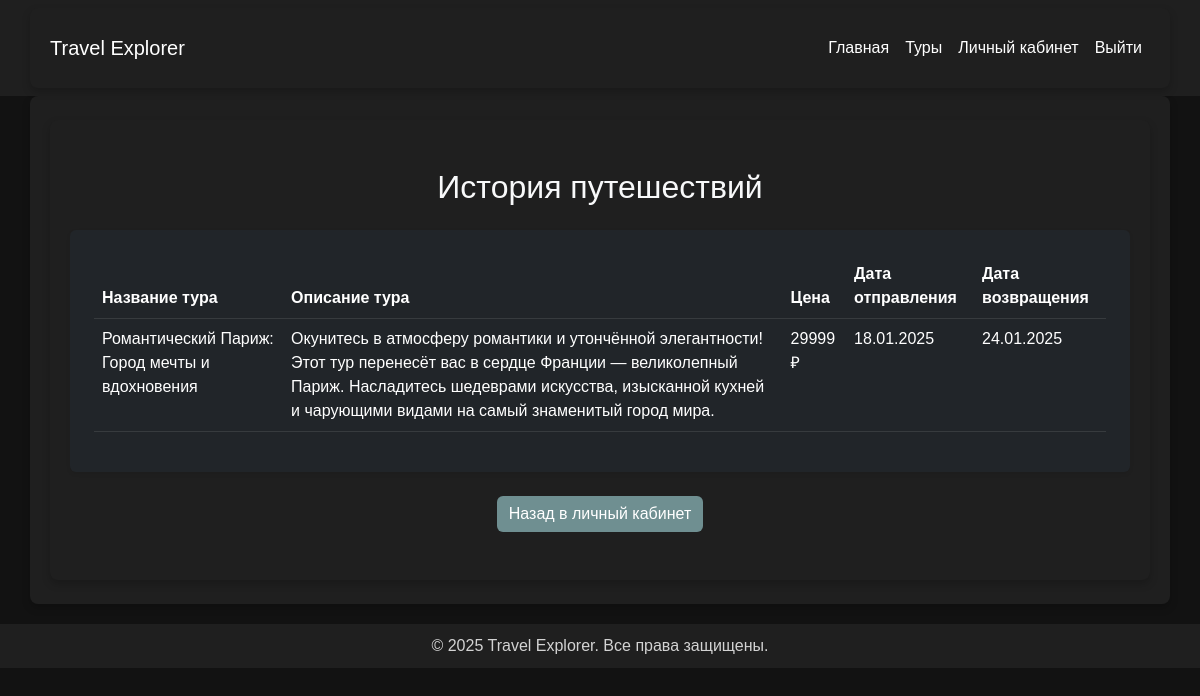
The page /api/profile/history/ (signed in) on the database as committed earlier.
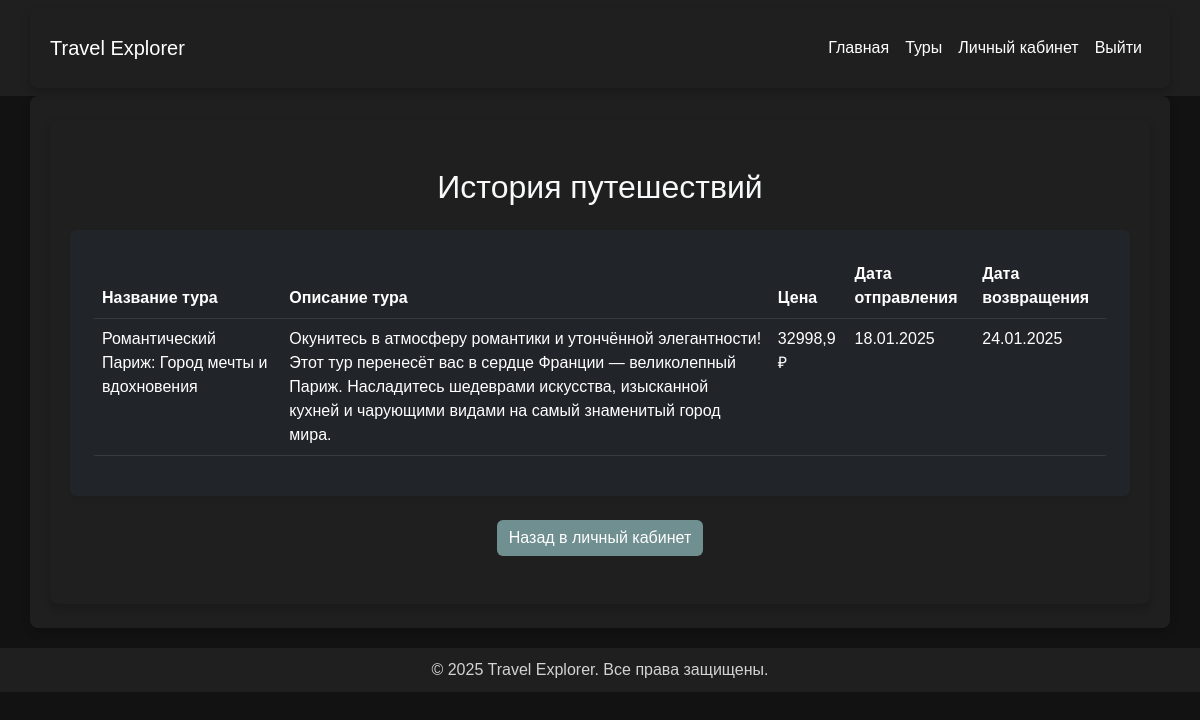
The same page on the database as committed later.
### travel/models.py (models this page shows, shortened)
class TravelHistory(models.Model):
    id_user = models.ForeignKey(User, verbose_name="Пользователь", on_delete=models.CASCADE)
    id_tour = models.ForeignKey(Tour, verbose_name="Тур", on_delete=models.CASCADE)
    class Meta:
        verbose_name = "История путешествий"
        verbose_name_plural = "Истории путешествий"

class Tour(models.Model):
    name_tour = models.CharField("Название тура", max_length=255)
    discription_tour = models.TextField("Описание тура")
    price_tour = models.IntegerField("Цена тура", validators=[validate_positive])
    departure = models.CharField("Место отправления", max_length=255)
    destination = models.CharField("Место назначения", max_length=255)
    date_departure = models.DateField("Дата отправления")
    date_return = models.DateField("Дата возвращения")
    operator_tour = models.CharField("Туроператор", max_length=255)
    places_tour = models.IntegerField("Количество мест", validators=[validate_positive])
    history = HistoricalRecords()
    is_hot = models.BooleanField(default=False)
    image = models.ImageField(upload_to='tours/', blank=True, null=True)
    objects = TourManager()
    video_url = models.URLField(
        max_length=255,
        blank=True,
        null=True,
        verbose_name="Ссылка на видеообзор"
    )
    class Meta:
        ordering = ['date_departure']
        verbose_name = "Тур"
        verbose_name_plural = "Туры"

### travel/views.py (the view)
# urls.py: path('profile/history/', views.travel_history, name='travel_history'),
@login_required
def travel_history(request):
    history = TravelHistory.objects.prefetch_related('id_tour').filter(id_user=request.user)
    return render(request, 'travel/travel_history.html', {'history': history})

### travel/templatetags/tour_filters.py (called while the page is built)
@register.filter
def slice_0_before_program(description):
    program_start = description.find("Программа тура включает:")
    return description[:program_start].strip() if program_start != -1 else description

### travel/templates/travel/travel_history.html
{% extends 'travel/base.html' %}
{% load tour_filters %}
{% block content %}
<div class="container py-5">
    <h2 class="text-center text-light mb-4">История путешествий</h2>
    <div class="card bg-dark text-light shadow-sm p-4">
        <table class="table table-dark table-hover">
            <thead>
                <tr>
                    <th>Название тура</th>
                    <th>Описание тура</th>
                    <th>Цена</th>
                    <th>Дата отправления</th>
                    <th>Дата возвращения</th>
                </tr>
            </thead>
            <tbody>
                {% for record in history %}
                <tr>
                    <td>{{ record.id_tour.name_tour }}</td>
                    <td>{{ record.id_tour.discription_tour|slice_0_before_program }}</td>
                    <td>{{ record.id_tour.price_tour }} ₽</td>
                    <td>{{ record.id_tour.date_departure|date:"d.m.Y" }}</td>
                    <td>{{ record.id_tour.date_return|date:"d.m.Y" }}</td>
                </tr>
                {% empty %}
                <tr>
                    <td colspan="6" class="text-center text-muted">Вы ещё не совершали путешествий.</td>
                </tr>
                {% endfor %}
            </tbody>
        </table>
    </div>
    <div class="text-center mt-4">
        <a href="{% url 'profile' %}" class="btn btn-outline-light">Назад в личный кабинет</a>
    </div>
</div>
{% endblock %}

Rows that differ between the two databases and show on the page:
changed through a linked row, TravelHistory "Романтический Париж: Город мечты и вдохновения": id_tour.price_tour "29999" → "32998,9"
